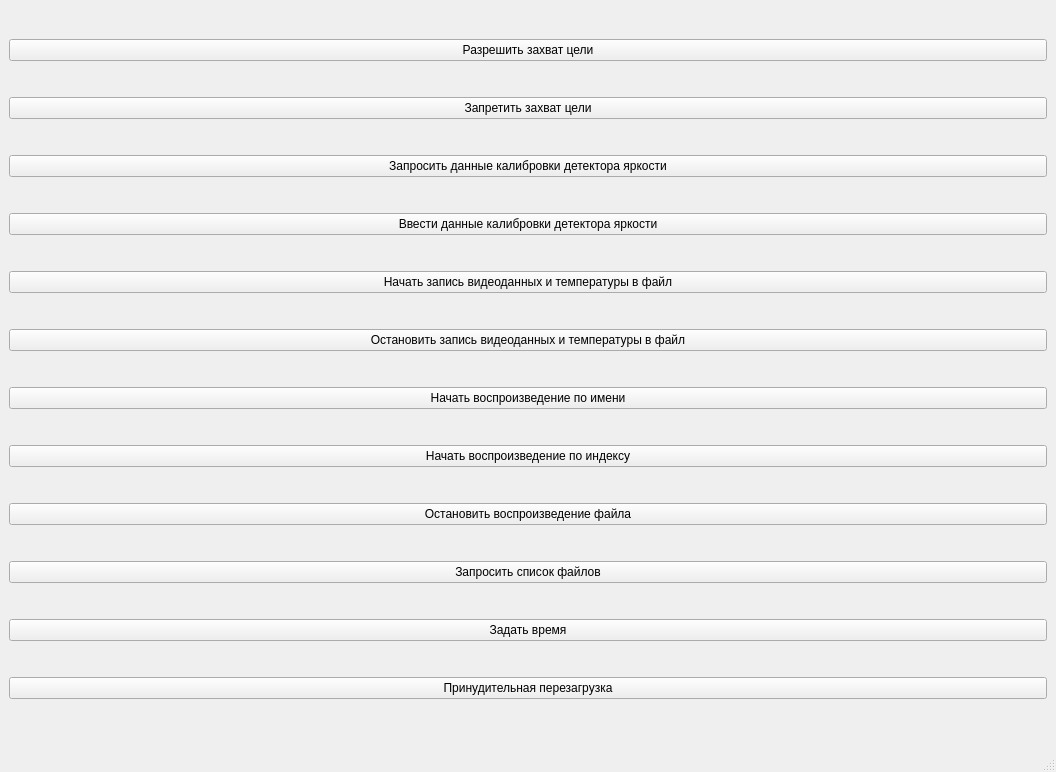
<?xml version="1.0" encoding="UTF-8"?>
<ui version="4.0">
 <class>MainWindow</class>
 <widget class="QMainWindow" name="MainWindow">
  <property name="geometry">
   <rect>
    <x>0</x>
    <y>0</y>
    <width>1056</width>
    <height>772</height>
   </rect>
  </property>
  <property name="windowTitle">
   <string>MainWindow</string>
  </property>
  <widget class="QWidget" name="centralwidget">
   <layout class="QGridLayout" name="gridLayout">
    <item row="1" column="0">
     <widget class="QPushButton" name="pushButton_StopCaptureTarget">
      <property name="text">
       <string>Запретить захват цели</string>
      </property>
     </widget>
    </item>
    <item row="6" column="0">
     <widget class="QPushButton" name="pushButton_StartPlayingByName">
      <property name="text">
       <string>Начать воспроизведение по имени</string>
      </property>
     </widget>
    </item>
    <item row="2" column="0">
     <widget class="QPushButton" name="pushButton_RequestLuminanceDetectorSettings">
      <property name="text">
       <string>Запросить данные калибровки детектора яркости</string>
      </property>
     </widget>
    </item>
    <item row="3" column="0">
     <widget class="QPushButton" name="pushButton_SetLuminanceDetectorSettings">
      <property name="text">
       <string>Ввести данные калибровки детектора яркости</string>
      </property>
     </widget>
    </item>
    <item row="7" column="0">
     <widget class="QPushButton" name="pushButton_StartPlayingByIndex">
      <property name="text">
       <string>Начать воспроизведение по индексу</string>
      </property>
     </widget>
    </item>
    <item row="9" column="0">
     <widget class="QPushButton" name="pushButton_RequesListOfFiles">
      <property name="text">
       <string>Запросить список файлов</string>
      </property>
     </widget>
    </item>
    <item row="4" column="0">
     <widget class="QPushButton" name="pushButton_StartWriting">
      <property name="text">
       <string>Начать запись видеоданных и температуры в файл</string>
      </property>
     </widget>
    </item>
    <item row="8" column="0">
     <widget class="QPushButton" name="pushButton_StopPlayingFiles">
      <property name="text">
       <string>Остановить воспроизведение файла</string>
      </property>
     </widget>
    </item>
    <item row="10" column="0">
     <widget class="QPushButton" name="pushButton_SetTime">
      <property name="text">
       <string>Задать время</string>
      </property>
     </widget>
    </item>
    <item row="5" column="0">
     <widget class="QPushButton" name="pushButton_StopWriting">
      <property name="text">
       <string>Остановить запись видеоданных и температуры в файл</string>
      </property>
     </widget>
    </item>
    <item row="0" column="0">
     <widget class="QPushButton" name="pushButton_StartCaptureTarget">
      <property name="text">
       <string>Разрешить захват цели</string>
      </property>
     </widget>
    </item>
    <item row="11" column="0">
     <widget class="QPushButton" name="pushButton_manuallyRebootTGSN">
      <property name="text">
       <string>Принудительная перезагрузка</string>
      </property>
     </widget>
    </item>
   </layout>
  </widget>
  <widget class="QStatusBar" name="statusbar"/>
 </widget>
 <resources/>
 <connections/>
</ui>
